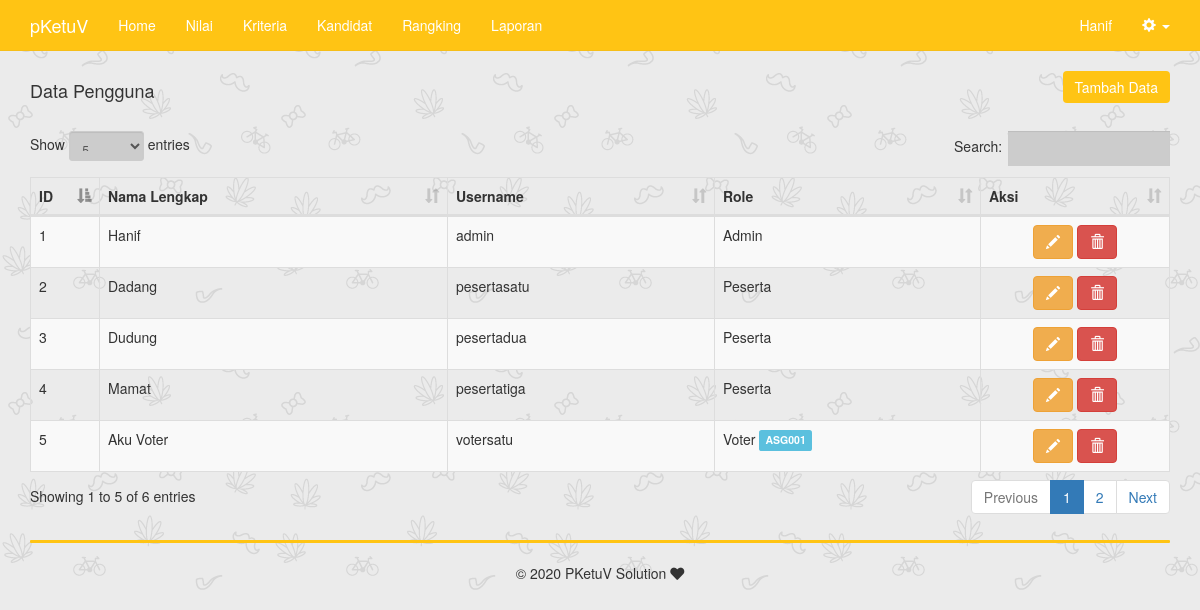
Screenshot of /user.php (signed in) with the database file from the repository.
### tables this page shows
CREATE TABLE `pengguna` (
  `id_pengguna` int(11) NOT NULL,
  `kode_anggota` varchar(6) NULL,
  `nama_lengkap` varchar(255) NOT NULL,
  `username` varchar(100) NOT NULL,
  `password` varchar(100) NOT NULL,
  `role` ENUM('Admin','Peserta','Voter') NOT NULL DEFAULT 'Peserta'
);

### includes/user.inc.php (called while the page is built, shortened)
<?php
class User{
	private $conn;
	private $table_name = "pengguna";
	public function __construct($db){
		$this->conn = $db;
	}
	function readAll(){
		$query = "SELECT * FROM ".$this->table_name." ORDER BY id_pengguna ASC";
		$stmt = $this->conn->prepare( $query );
		$stmt->execute();
		return $stmt;
	}
}
?>

### includes/candidate.inc.php (called while the page is built, shortened)
<?php
class candidate{
	private $conn;
	private $table_name = "candidate";
	public $ip;
	public function __construct($db){
		$this->conn = $db;
	}
	function readKandidatUser(){
		$query = "SELECT * FROM " . $this->table_name . " WHERE id_pengguna = :ip LIMIT 0,1";
		$stmt = $this->conn->prepare( $query );
		$stmt->bindParam(':ip', $this->ip);
		$stmt->execute();
		return $stmt->fetchColumn();
	}
}
?>

### user.php (the view, shortened to what this page needs)
<?php
include "header.php";
if (isset($_SESSION['role'])) {
    if ($_SESSION['role'] != base64_encode('Admin')) { ?>
        <div class="container">
            <div class="text-center">Halaman ini hanya untuk hak akses Admin saja!</div>
        </div>
    <?php } else {
include_once 'includes/user.inc.php';
$pro = new User($db);
include_once 'includes/candidate.inc.php';
$stmt = $pro->readAll();
?>
    <div class="row">
        <div class="col-md-6 text-left">
            <h4>Data Pengguna</h4>
        </div>
        <div class="col-md-6 text-right">
            <button onclick="location.href='user-baru.php'" class="btn btn-primary" id="btn-tambah">Tambah Data</button>
        </div>
    </div>
    <br/>
    <table width="100%" class="table table-striped table-bordered" id="tabeldata">
        <thead>
            <tr>
                <th width="30px">ID</th>
                <th>Nama Lengkap</th>
                <th>Username</th>
                <th>Role</th>
                <th width="150px">Aksi</th>
            </tr>
        </thead>
        <tbody>
    <?php
    while ($row = $stmt->fetch(PDO::FETCH_ASSOC)){
    ?>
            <tr>
                <td><?php echo $row['id_pengguna'] ?></td>
    	    <td><?php echo $row['nama_lengkap'] ?></td>
    	    <td><?php echo $row['username'] ?></td>
            <td><?php echo $row['role'] ?> <div class="label label-info"><?php echo $row['kode_anggota'] ?></div></td>
            <td class="text-center">
    		  <a href="user-ubah.php?id=<?php echo $row['id_pengguna'] ?>" class="btn btn-warning"><span class="glyphicon glyphicon-pencil" aria-hidden="true"></span></a>
    		  <a href="user-hapus.php?id=<?php echo $row['id_pengguna'] ?>" onclick="return confirm('Yakin ingin menghapus data')" class="btn btn-danger"><span class="glyphicon glyphicon-trash" aria-hidden="true"></span></a>
    	    </td>
            </tr>
    <?php
    }
    ?>
        </tbody>
    </table>
<?php include "footer.php";
    }
} ?>

### css/custom.css (style rules this page uses)
#btn-tambah { background: #ffc414;color: white;border: none; }
a { color: inherit; }

### rows the page displays
pengguna: id_pengguna "1", nama_lengkap "Hanif", username "admin", role "Admin"
pengguna: id_pengguna "2", nama_lengkap "Dadang", username "pesertasatu", role "Peserta"
pengguna: id_pengguna "3", nama_lengkap "Dudung", username "pesertadua", role "Peserta"
pengguna: id_pengguna "4", nama_lengkap "Mamat", username "pesertatiga", role "Peserta"
pengguna: id_pengguna "5", nama_lengkap "Aku Voter", username "votersatu", role "Voter", kode_anggota "ASG001"

### other values shown
$_SESSION['nama_lengkap'] "Hanif"
